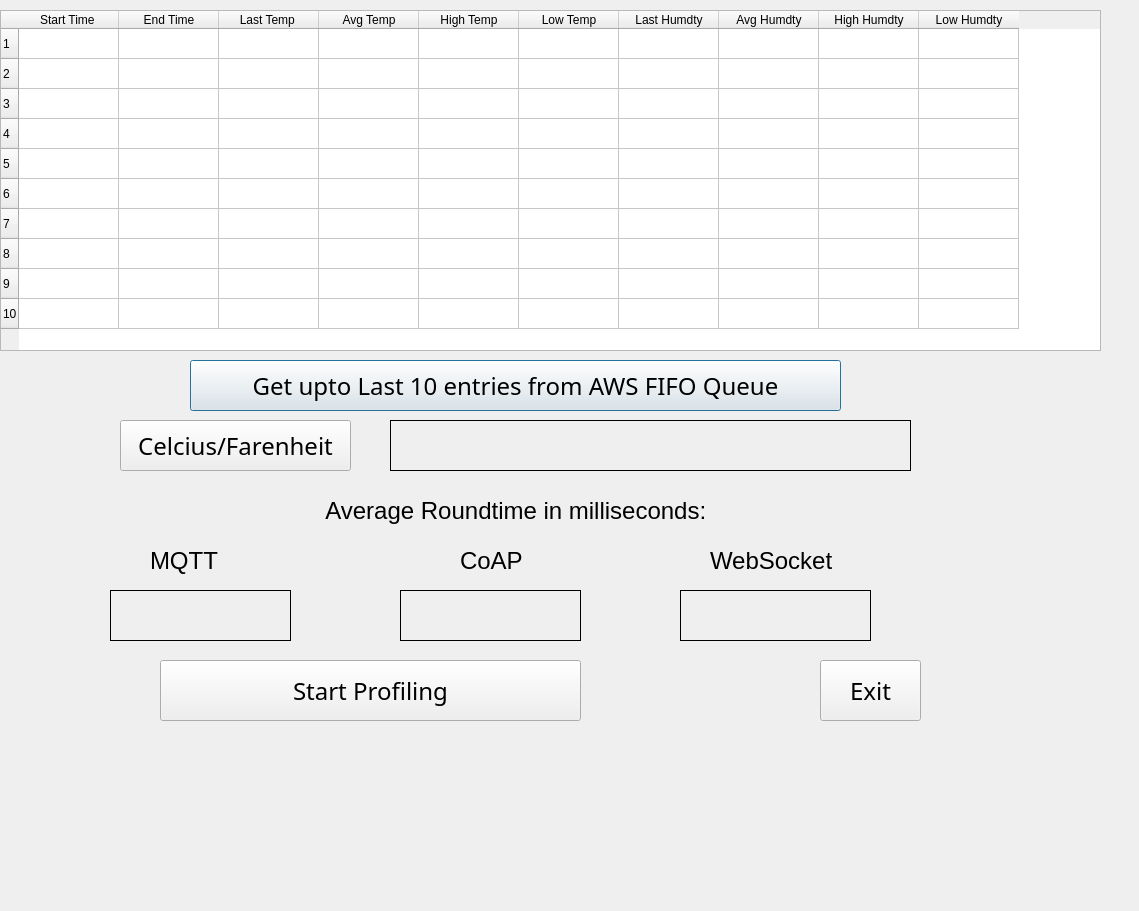
<?xml version="1.0" encoding="UTF-8"?>
<ui version="4.0">
 <class>Dialog</class>
 <widget class="QDialog" name="Dialog">
  <property name="geometry">
   <rect>
    <x>0</x>
    <y>0</y>
    <width>1139</width>
    <height>911</height>
   </rect>
  </property>
  <property name="windowTitle">
   <string>Temperatufre and Humidity</string>
  </property>
  <widget class="QPushButton" name="pushButton">
   <property name="geometry">
    <rect>
     <x>190</x>
     <y>360</y>
     <width>651</width>
     <height>51</height>
    </rect>
   </property>
   <property name="font">
    <font>
     <family>Sans Serif</family>
     <pointsize>18</pointsize>
    </font>
   </property>
   <property name="text">
    <string>Get upto Last 10 entries from AWS FIFO Queue</string>
   </property>
  </widget>
  <widget class="QPushButton" name="pushButton_2">
   <property name="geometry">
    <rect>
     <x>820</x>
     <y>660</y>
     <width>101</width>
     <height>61</height>
    </rect>
   </property>
   <property name="font">
    <font>
     <family>Sans Serif</family>
     <pointsize>18</pointsize>
    </font>
   </property>
   <property name="text">
    <string>Exit</string>
   </property>
  </widget>
  <widget class="QTableWidget" name="tableWidget">
   <property name="geometry">
    <rect>
     <x>0</x>
     <y>10</y>
     <width>1101</width>
     <height>341</height>
    </rect>
   </property>
   <property name="autoFillBackground">
    <bool>true</bool>
   </property>
   <property name="sizeAdjustPolicy">
    <enum>QAbstractScrollArea::AdjustToContents</enum>
   </property>
   <property name="rowCount">
    <number>10</number>
   </property>
   <property name="columnCount">
    <number>10</number>
   </property>
   <row/>
   <row/>
   <row/>
   <row/>
   <row/>
   <row/>
   <row/>
   <row/>
   <row/>
   <row/>
   <column>
    <property name="text">
     <string>Start Time </string>
    </property>
   </column>
   <column>
    <property name="text">
     <string>End Time</string>
    </property>
   </column>
   <column>
    <property name="text">
     <string>Last Temp </string>
    </property>
   </column>
   <column>
    <property name="text">
     <string>Avg Temp</string>
    </property>
   </column>
   <column>
    <property name="text">
     <string>High Temp</string>
    </property>
   </column>
   <column>
    <property name="text">
     <string>Low Temp</string>
    </property>
   </column>
   <column>
    <property name="text">
     <string>Last Humdty</string>
    </property>
   </column>
   <column>
    <property name="text">
     <string>Avg Humdty</string>
    </property>
   </column>
   <column>
    <property name="text">
     <string>High Humdty</string>
    </property>
   </column>
   <column>
    <property name="text">
     <string>Low Humdty</string>
    </property>
   </column>
  </widget>
  <widget class="QPushButton" name="pushButton_3">
   <property name="geometry">
    <rect>
     <x>120</x>
     <y>420</y>
     <width>231</width>
     <height>51</height>
    </rect>
   </property>
   <property name="font">
    <font>
     <family>Sans Serif</family>
     <pointsize>18</pointsize>
    </font>
   </property>
   <property name="text">
    <string>Celcius/Farenheit</string>
   </property>
  </widget>
  <widget class="QLabel" name="label">
   <property name="geometry">
    <rect>
     <x>390</x>
     <y>420</y>
     <width>521</width>
     <height>51</height>
    </rect>
   </property>
   <property name="font">
    <font>
     <pointsize>14</pointsize>
     <weight>50</weight>
     <italic>false</italic>
     <bold>false</bold>
    </font>
   </property>
   <property name="frameShape">
    <enum>QFrame::Box</enum>
   </property>
   <property name="text">
    <string/>
   </property>
  </widget>
  <widget class="QLabel" name="label_2">
   <property name="geometry">
    <rect>
     <x>110</x>
     <y>590</y>
     <width>181</width>
     <height>51</height>
    </rect>
   </property>
   <property name="font">
    <font>
     <pointsize>14</pointsize>
     <weight>50</weight>
     <italic>false</italic>
     <bold>false</bold>
    </font>
   </property>
   <property name="frameShape">
    <enum>QFrame::Box</enum>
   </property>
   <property name="text">
    <string/>
   </property>
  </widget>
  <widget class="QLabel" name="label_3">
   <property name="geometry">
    <rect>
     <x>400</x>
     <y>590</y>
     <width>181</width>
     <height>51</height>
    </rect>
   </property>
   <property name="font">
    <font>
     <pointsize>14</pointsize>
     <weight>50</weight>
     <italic>false</italic>
     <bold>false</bold>
    </font>
   </property>
   <property name="frameShape">
    <enum>QFrame::Box</enum>
   </property>
   <property name="text">
    <string/>
   </property>
  </widget>
  <widget class="QLabel" name="label_4">
   <property name="geometry">
    <rect>
     <x>680</x>
     <y>590</y>
     <width>191</width>
     <height>51</height>
    </rect>
   </property>
   <property name="font">
    <font>
     <pointsize>14</pointsize>
     <weight>50</weight>
     <italic>false</italic>
     <bold>false</bold>
    </font>
   </property>
   <property name="frameShape">
    <enum>QFrame::Box</enum>
   </property>
   <property name="text">
    <string/>
   </property>
  </widget>
  <widget class="QPushButton" name="pushButton_4">
   <property name="geometry">
    <rect>
     <x>160</x>
     <y>660</y>
     <width>421</width>
     <height>61</height>
    </rect>
   </property>
   <property name="font">
    <font>
     <family>Sans Serif</family>
     <pointsize>18</pointsize>
    </font>
   </property>
   <property name="text">
    <string>Start Profiling</string>
   </property>
  </widget>
  <widget class="QLabel" name="label_5">
   <property name="geometry">
    <rect>
     <x>320</x>
     <y>490</y>
     <width>391</width>
     <height>41</height>
    </rect>
   </property>
   <property name="font">
    <font>
     <pointsize>18</pointsize>
     <weight>50</weight>
     <bold>false</bold>
    </font>
   </property>
   <property name="text">
    <string> Average Roundtime in milliseconds:</string>
   </property>
  </widget>
  <widget class="QLabel" name="label_6">
   <property name="geometry">
    <rect>
     <x>150</x>
     <y>540</y>
     <width>111</width>
     <height>41</height>
    </rect>
   </property>
   <property name="font">
    <font>
     <pointsize>18</pointsize>
     <weight>50</weight>
     <bold>false</bold>
    </font>
   </property>
   <property name="text">
    <string>MQTT</string>
   </property>
  </widget>
  <widget class="QLabel" name="label_7">
   <property name="geometry">
    <rect>
     <x>710</x>
     <y>540</y>
     <width>141</width>
     <height>41</height>
    </rect>
   </property>
   <property name="font">
    <font>
     <pointsize>18</pointsize>
     <weight>50</weight>
     <bold>false</bold>
    </font>
   </property>
   <property name="text">
    <string>WebSocket</string>
   </property>
  </widget>
  <widget class="QLabel" name="label_8">
   <property name="geometry">
    <rect>
     <x>460</x>
     <y>540</y>
     <width>111</width>
     <height>41</height>
    </rect>
   </property>
   <property name="font">
    <font>
     <pointsize>18</pointsize>
     <weight>50</weight>
     <bold>false</bold>
    </font>
   </property>
   <property name="text">
    <string>CoAP</string>
   </property>
  </widget>
 </widget>
 <resources/>
 <connections/>
</ui>
